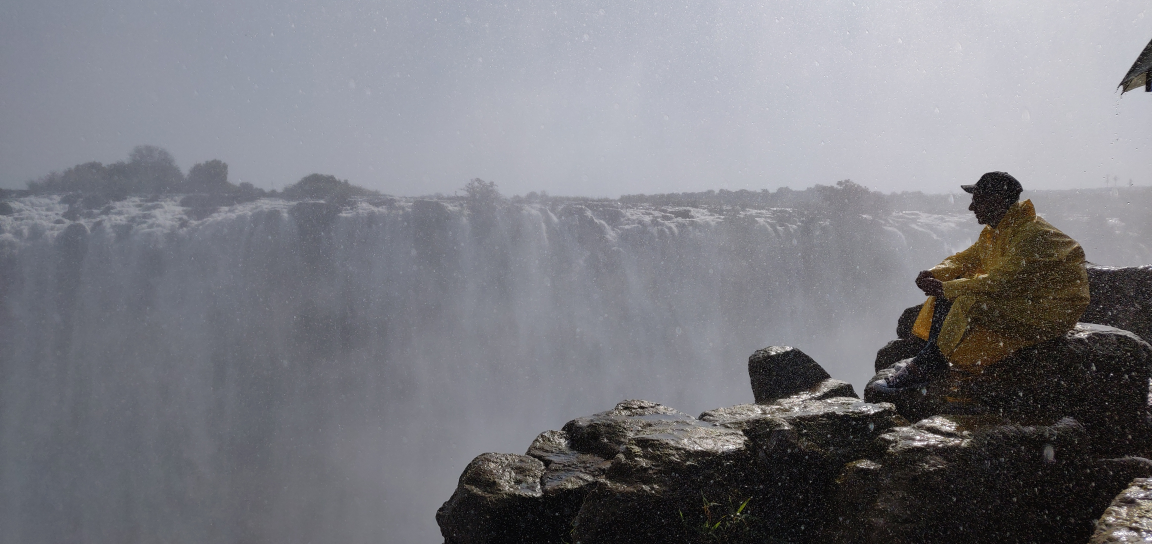
#> input picture pictures/falls.jpg, 4608 x 2176 px, found by its file name (shown at 1/4 size)
$ python transformation.py
#> lines starting #> are read from the running program, lines starting #| are printed output that depends on the picture
import cv2 as cv
import numpy as np

img = cv.imread('/home/arpitjain/Desktop/Code/Python/OpenCV/pictures/falls.jpg')
#> img is the input picture: shape (2176, 4608, 3); mean B, G, R 129.6, 123.5, 123.1
image = cv.resize(img, (700, 500), interpolation=cv.INTER_AREA)
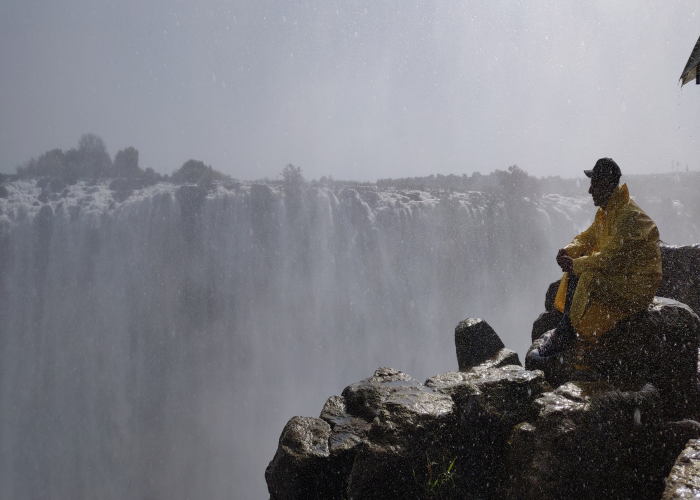
#> image: shape (500, 700, 3); mean B, G, R 129.6, 123.5, 123.1


# ...translation
def translate(img, x, y):
    transMat = np.float32([[1, 0, x], [0, 1, y]])
    dimensions = (img.shape[1], image.shape[0])

    return cv.warpAffine(img, transMat, dimensions)


# ....rotation
def rotate(img, angle, rotpoint=0):
    (height, width) = img.shape[0:2]

    if rotpoint == 0:
        rotpoint = (width // 2, height // 2)

    rotMat = cv.getRotationMatrix2D(rotpoint, angle, 1.0)
    dimensions = (width, height)

    return cv.warpAffine(img, rotMat, dimensions)


# +x --> move right
# -x --> move left
# +y --> move down
# -y --> move up
# translated_image = translate(image, -100, -100)
# cv.imshow('translated image', translated_image)


# -angle --> clockwise rotation
# +angle --> anticlockwise rotation
# rotate_image = rotate(image, -45)
# cv.imshow('rotated image', rotate_image)

# #.... Flipping
# flip = cv.flip(image, -1)
flip = cv.flip(image, -1)
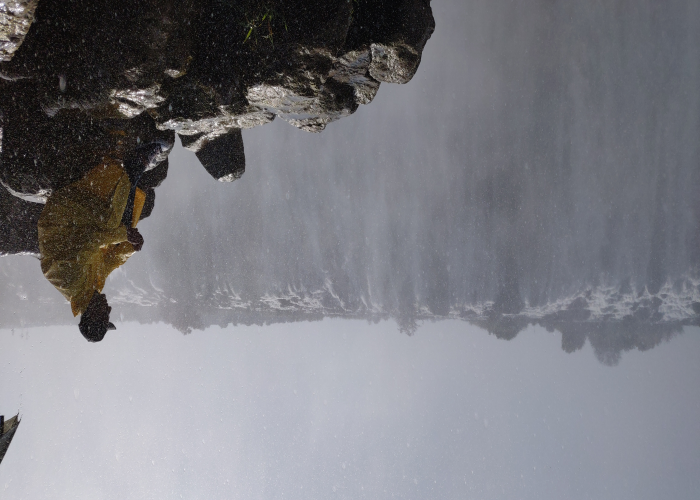
#> flip: shape (500, 700, 3); mean B, G, R 129.6, 123.5, 123.1
# cv.imshow('flipped image', flip)

# #....cropping
cropped = image[100:200,200:400]
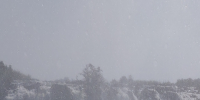
#> cropped: shape (100, 200, 3); mean B, G, R 176.5, 166.6, 164.4
# cv.imshow('cropped', cropped)

cv.waitKey(0)

$ run again, with pictures/me2.jpg copied over pictures/falls.jpg
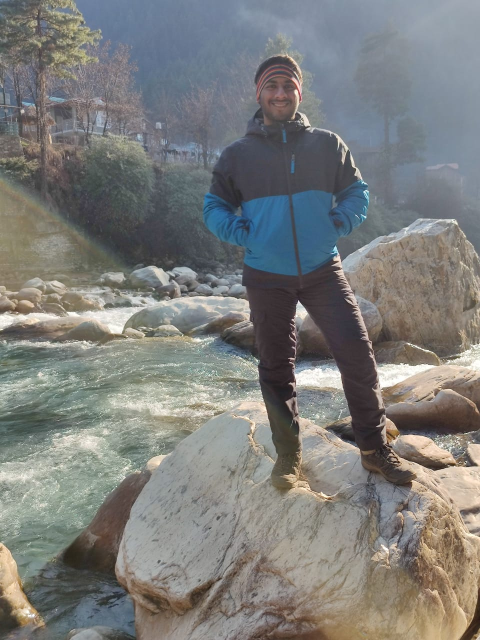
#> input picture pictures/me2.jpg, 960 x 1280 px, found by its file name (shown at 1/2 size)
#> img is the input picture: shape (1280, 960, 3); mean B, G, R 123.2, 125.2, 124.5
#> `flip = cv.flip(image, -1)`:
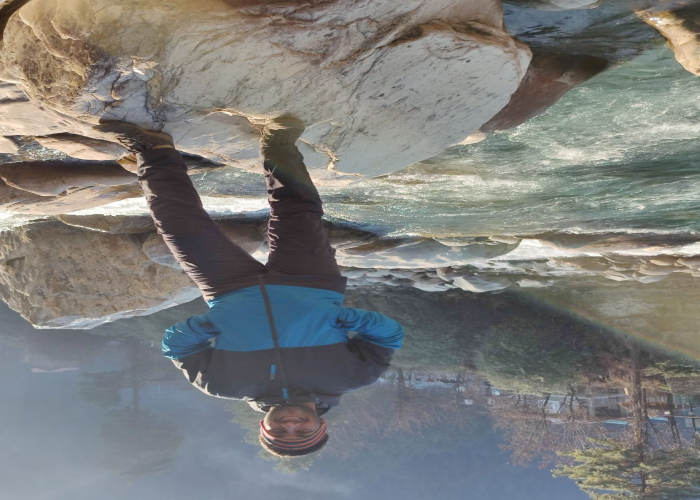
#> flip: shape (500, 700, 3); mean B, G, R 123.2, 125.2, 124.5
#> `cropped = image[100:200,200:400]`:
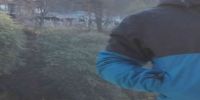
#> cropped: shape (100, 200, 3); mean B, G, R 104.9, 92.1, 79.1
